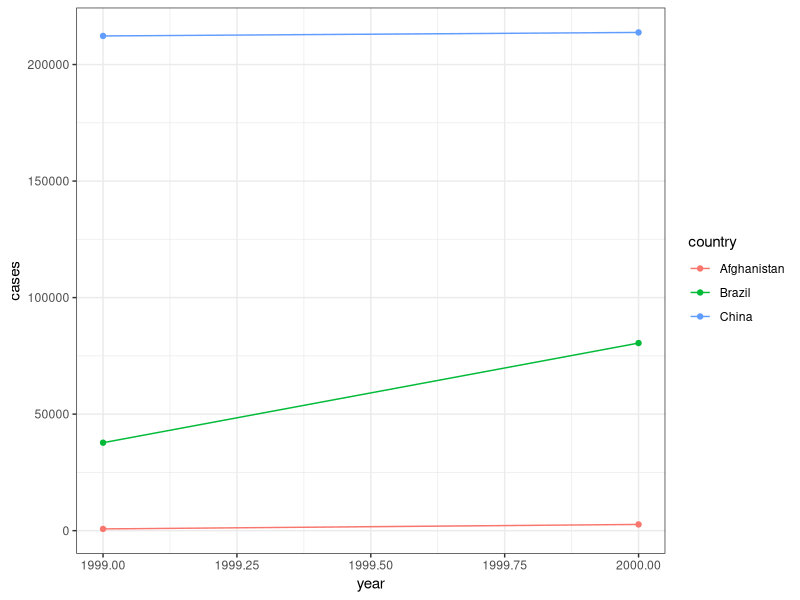
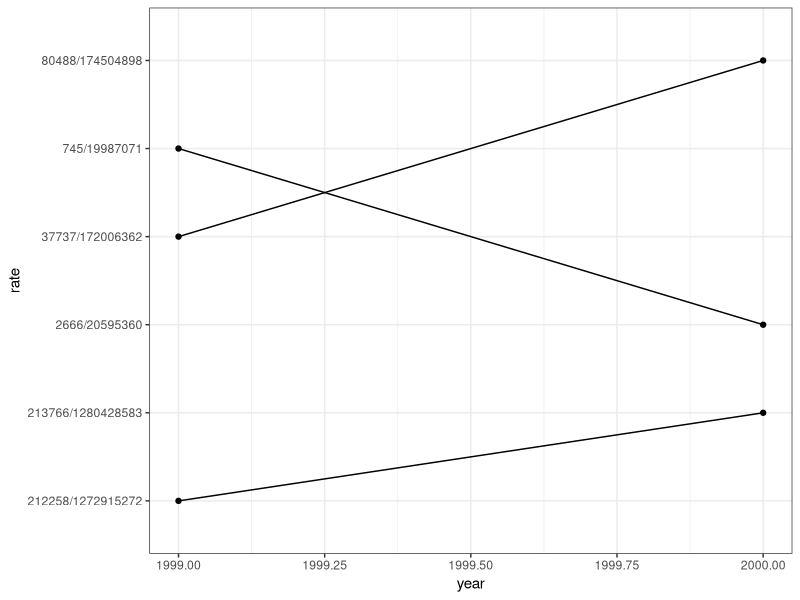

Recreate these plots in R, in order.
## ---- chunk 1
knitr::opts_chunk$set(cache = FALSE, message = FALSE, warning = FALSE, echo = TRUE)
## ---- chunk 2
library("tidyr")
library("ggplot2")
theme_set(theme_bw())
## ---- chunk 3
table1
## ---- chunk 4
ggplot(table1, aes(x = year, y = cases, col = country)) +
  geom_point() +
  geom_line()
## ---- chunk 5
table4a # cases
table4b # population
## ---- chunk 6
table2
## ---- chunk 7
table3
## ---- chunk 8
ggplot(table3, aes(x = year, y = rate)) +
  geom_point() +
  geom_line(aes(group = country))
